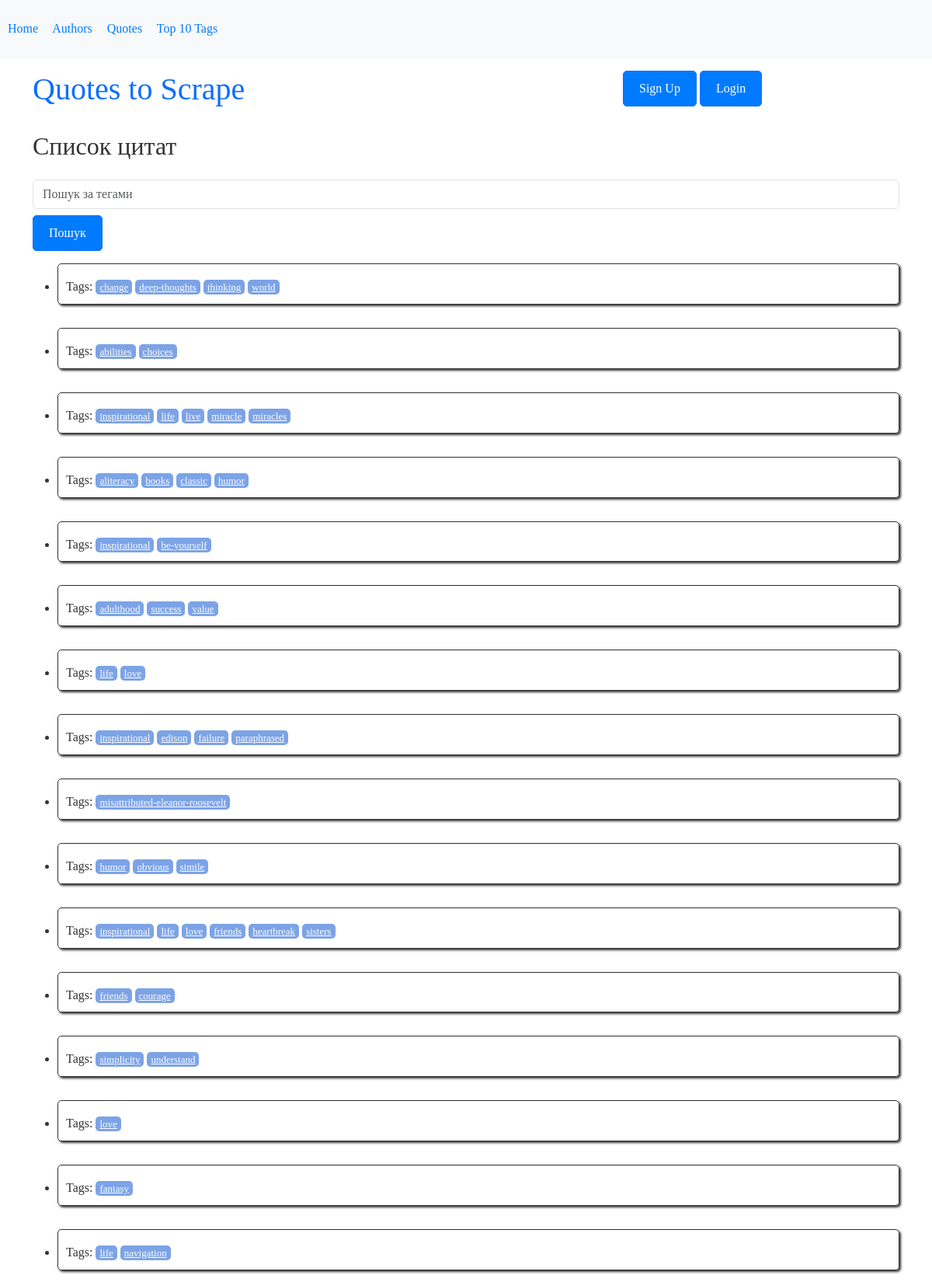
Page /quotes/ (upper part) on the committed database.
### quotes/models.py (models this page shows, shortened)
class Quote(models.Model):
    quote = models.TextField()
    author = models.ForeignKey(Author, on_delete=models.CASCADE, related_name='quotes', default=1)
    tags = models.ManyToManyField(Tag, related_name='quotes')

class Tag(models.Model):
    name = models.CharField(max_length=100, unique=True)

### quotes/views.py (the view)
# urls.py: path('quotes/', views.quote_list, name='quote_list'),
def quote_list(request):
    quotes = Quote.objects.all()
    return render(request, 'quotes/quote_list.html', {'quotes': quotes})

### quotes/templates/quotes/quote_list.html (shortened to what this page needs)
{% extends 'quotes/base.html' %}
{% block content %}
<h2>Список цитат</h2>
<div class="pt-3 mb-3">
    <form method="get" action="{% url 'quotes:search' %}">
        <input type="text" name="q" placeholder="Пошук за тегами" value="{{ request.GET.q }}" class="form-control">
        <button type="submit" class="btn btn-primary mt-2">Пошук</button>
    </form>
</div>
<ul>
    {% for quote in quotes %}
    <li class="quote" itemscope itemtype="http://schema.org/CreativeWork">
        <div class="tags mt-2">
            Tags:
            {% for tag in quote.tags.all %}
            <a class="tag" href="{% url 'quotes:tag_detail' tag.id %}">{{ tag.name }}</a>
            {% endfor %}
        </div>
    </li>
    {% empty %}
    <li>Цитати не знайдені.</li>
    {% endfor %}
</ul>
{% endblock %}

### quotes/static/quotes/style.css (style rules this page uses)
.quote { padding: 10px; margin-bottom: 30px; border: 1px solid #333333; border-radius: 5px; box-shadow: 2px 2px 3px #333333; }
.tag { padding: 2px 5px; border-radius: 5px; color: white; font-size: small; background-color: #7CA3E6; }
.quote .tags { margin-top: 10px; }
body { font-family: Georgia, "Times New Roman", Times, serif; font-size: 16px; line-height: 1.42857143; color: #333333; background-color: #ffffff; margin: 0; padding: 0; }
.btn { padding: 10px 20px; text-decoration: none; color: #ffffff; background-color: #007bff; border-radius: 5px; }

### rows in the picture
Tag: name "change"
Tag: name "deep-thoughts"
Tag: name "thinking"
Tag: name "world"
Tag: name "abilities"
Tag: name "choices"
Tag: name "inspirational"
Tag: name "life"
Tag: name "live"
Tag: name "miracle"
Tag: name "miracles"
Tag: name "aliteracy"
Tag: name "books"
Tag: name "classic"
Tag: name "humor"
Tag: name "be-yourself"
Tag: name "adulthood"
Tag: name "success"
Tag: name "value"
Tag: name "love"
Tag: name "edison"
Tag: name "failure"
Tag: name "paraphrased"
Tag: name "misattributed-eleanor-roosevelt"
Tag: name "obvious"
Tag: name "simile"
Tag: name "friends"
Tag: name "heartbreak"
Tag: name "sisters"
Tag: name "courage"
Tag: name "simplicity"
Tag: name "understand"
Tag: name "fantasy"
Tag: name "navigation"
